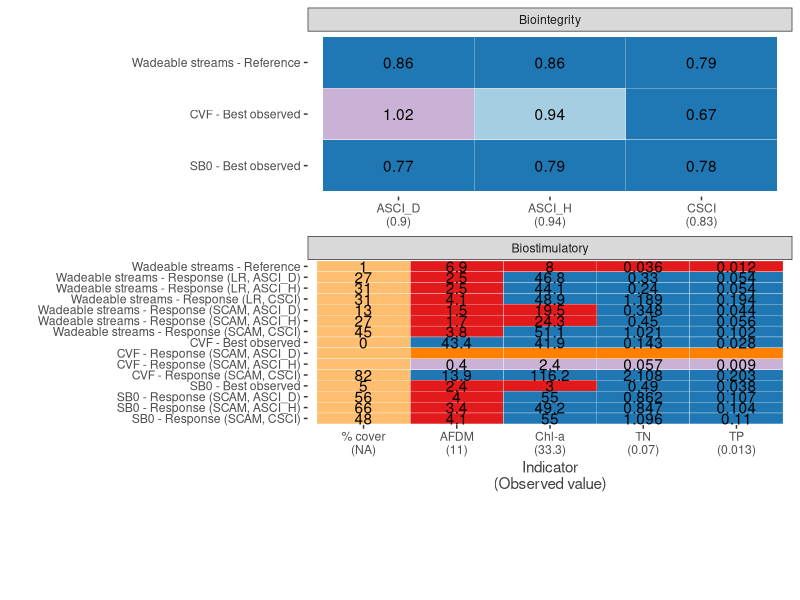
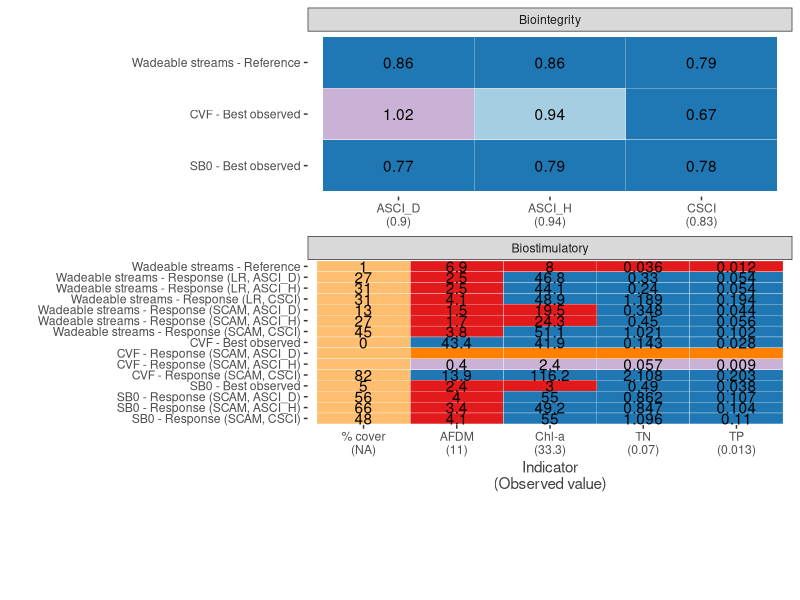

The R script that drew these images, in order: (Note: this script raises an error after producing the figures.)
library(tidyverse)

##########Load threshold table##########
thresh_df<-read_csv("Data/mod_channel_thresholds.csv") %>%
  mutate(Class = factor(Class, levels=c("Wadeable streams","RFI-N","RFI-S","CVF","HB","SB2","SB1","SB0","CC")),
         Approach = factor(Approach, levels=c("Reference","Best observed","Response")),
         Response_model_form = factor(Response_model_form, levels=c("LR","SCAM")),
         Response_model_index = factor(Response_model_index, levels=c("ASCI_D","ASCI_H","CSCI")),
         Approach4 = case_when(Approach!="Response"~paste0(Class," - ",Approach),
                               Approach=="Response"~paste0(Class," - ",Approach," (",Response_model_form,", ", Response_model_index,")"),
                               T~"OTHER")
  ) %>%
  arrange(Class,
          Approach,
          Response_model_form,
          Response_model_index) 

##########Get User Inputs##########
#####Input observations#####
#Example user input from Elder Creek
obs_df<- tibble(
  Indicator=c("CSCI","ASCI_D","ASCI_H",
              "TN","TP","Chl-a","AFDM","% cover"),
  Observed_value = c(0.39, 0.97, 1.02,
                     0.79, 1.03, 13.26, 9.2, NA_real_)
)

#Example user input from Magpie Creek
obs_df<- tibble(
  Indicator=c("CSCI","ASCI_D","ASCI_H",
              "TN","TP","Chl-a","AFDM","% cover"),
  Observed_value = c(0.21, 0.92, 0.82,
                     0.64, 0.20, 154, 83, 41)
)

#Example user input from Pine Creek
obs_df<- tibble(
  Indicator=c("CSCI","ASCI_D","ASCI_H",
              "TN","TP","Chl-a","AFDM","% cover"),
  Observed_value = c(0.83, 0.9, 0.94,
                     0.07, 0.013, 33.3, 11, NA_real_)
)

#####Input Classes#####
#Get relevant classes from user
applicable_classes<-c("Wadeable streams", #Always
                      "CVF", #optional
                      "SB0") #optional

applicable_classes %in% thresh_df$Class

#####Input Stringency#####
#Get stringency from user
stringency_user<-c("Intermediate")



##########Prepare data##########
my_thresh_df<-thresh_df %>%
  filter(Class %in%applicable_classes) %>%
  filter(Stringency %in% stringency_user) %>%
  inner_join(obs_df) %>%
  mutate(Threshold_pass = case_when(
    is.na(Observed_value)~"No data",
    is.na(Threshold_value)~"No threshold identified",
    Indicator_Type == "Biointegrity" & Threshold_value > Observed_value & is.na(Flag) ~ "Fails",
    Indicator_Type == "Biointegrity" & Threshold_value <= Observed_value & is.na(Flag) ~ "Passes",
    Indicator_Type == "Biointegrity" & Threshold_value > Observed_value & !is.na(Flag) ~ "Fails but flagged",
    Indicator_Type == "Biointegrity" & Threshold_value <= Observed_value & !is.na(Flag) ~ "Passes flagged",
    
    Indicator_Type == "Biostimulatory" & Threshold_value < Observed_value & is.na(Flag) ~ "Fails",
    Indicator_Type == "Biostimulatory" & Threshold_value >= Observed_value & is.na(Flag) ~ "Passes",
    Indicator_Type == "Biostimulatory" & Threshold_value < Observed_value & !is.na(Flag) ~ "Fails but flagged",
    Indicator_Type == "Biostimulatory" & Threshold_value >= Observed_value & !is.na(Flag) ~ "Passes flagged",
    
    T~"Other"),
    obs_label = paste0(Indicator,"\n(",Observed_value,")")
  )
my_thresh_df$Threshold_pass<-factor(my_thresh_df$Threshold_pass,
                                    levels=c("Passes","Passes flagged",
                                             "Fails","Fails but flagged",
                                             "No threshold identified",
                                             "No data"))

my_thresh_df$Approach4<-factor(my_thresh_df$Approach4, 
                               levels = my_thresh_df$Approach4 %>%
                                 unique() %>%
                                 rev())





assessment_plot<-ggplot(data=my_thresh_df, 
       aes(x=obs_label, y=Approach4))+
  geom_tile(aes(fill=Threshold_pass), color="white")+
  geom_text(aes(label=Threshold_value))+
  facet_wrap(~Indicator_Type, ncol=1, scales="free", drop = T)+
  # facet_grid(Indicator_Type~.,  scales="free", drop = T, space="free")+
  # scale_fill_manual(values=c("#1f78b4", "#a6cee3","#e31a1c","#fb9a99","#ff7f00","#fdbf6f"), name="Threshold")+
  scale_fill_manual(values=c("#1f78b4", "#a6cee3","#e31a1c","#cab2d6","#ff7f00","#fdbf6f"), name="Threshold", drop=F)+
  ylab("")+
  xlab("Indicator\n(Observed value)")+
  theme_bw()+
  theme(legend.position = "bottom",
        panel.grid = element_blank(),
        panel.border = element_blank(),
        axis.title.x = element_text(color="gray25"))

library(cowplot)
assessment_plot_cow<-cowplot::plot_grid(assessment_plot +
                     theme(legend.position = "none"),
                   cowplot::get_legend(assessment_plot),
                   nrow=2, rel_heights=c(1,.2))
assessment_plot_cow
ggsave(assessment_plot_cow, filename="Figures/assessment_plot_PINE.jpg", dpi=300, height=7.5, width=6.5)



##########Add custom thresholds##########
FindThresholds(goal=.6, index="CSCI")
thresh_df %>% filter(Response_model_form=="SCAM")
#Get Index, Goal, and Class Name
CustomThreshold<-function(goal_asci_d=NA_real_, goal_asci_h=NA_real_, goal_csci=NA_real_, class="Custom class"){
  asci_d_xdf=FindThresholds(goal=goal_asci_d, index = "ASCI_D") %>%
    transmute(Class=class,
              Class_fullname=class,
              Approach="Response",
              Response_model_form = "SCAM",
              Response_model_index= "ASCI_D",
              Response_model_goal=goal_asci_d,
              Response_model_detail=paste0("Additive model, 50% probability of attaining ASCI_D score above ",goal_asci_d,"."),
              Approach2="Response SCAM ASCI_D",
              Approach3=paste0("Response (SCAM) ASCI_D ",class),
              Stringency="Custom",
              Indicator_Type="Biostimulatory",
              Indicator=Stressor_brief,
              Threshold_value=Threshold_candidate,
              Approach4=paste0(class," - Response (SCAM, ASCI_D)")
              ) %>%
    bind_rows(
      tibble(
        Class=class,
        Class_fullname=class,
        Approach="User-specified",
        Response_model_form = NA_character_,
        Response_model_index= NA_character_,
        Response_model_goal=NA_real_,
        Response_model_detail=NA_character_,
        Approach2="User-specified",
        Approach3="User-specified",
        Stringency="Custom",
        Indicator_Type="Biointegrity",
        Indicator="ASCI_D",
        Threshold_value=goal_asci_d,
        Approach4="User-specified")
    )
  
  asci_h_xdf=FindThresholds(goal=goal_asci_h, index = "ASCI_H") %>%
    transmute(Class=class,
              Class_fullname=class,
              Approach="Response",
              Response_model_form = "SCAM",
              Response_model_index= "ASCI_H",
              Response_model_goal=goal_asci_h,
              Response_model_detail=paste0("Additive model, 50% probability of attaining ASCI_H score above ",goal_asci_h,"."),
              Approach2="Response SCAM ASCI_H",
              Approach3=paste0("Response (SCAM) ASCI_H ",class),
              Stringency="Custom",
              Indicator_Type="Biostimulatory",
              Indicator=Stressor_brief,
              Threshold_value=Threshold_candidate,
              Approach4=paste0(class," - Response (SCAM, ASCI_H)")
    ) %>%
    bind_rows(
      tibble(
        Class=class,
        Class_fullname=class,
        Approach="User-specified",
        Response_model_form = NA_character_,
        Response_model_index= NA_character_,
        Response_model_goal=NA_real_,
        Response_model_detail=NA_character_,
        Approach2="User-specified",
        Approach3="User-specified",
        Stringency="Custom",
        Indicator_Type="Biointegrity",
        Indicator="ASCI_H",
        Threshold_value=goal_asci_h,
        Approach4="User-specified")
    )
  
  csci_xdf=FindThresholds(goal=goal_asci_h, index = "CSCI") %>%
    transmute(Class=class,
              Class_fullname=class,
              Approach="Response",
              Response_model_form = "SCAM",
              Response_model_index= "CSCI",
              Response_model_goal=goal_asci_h,
              Response_model_detail=paste0("Additive model, 50% probability of attaining CSCI score above ",goal_csci,"."),
              Approach2="Response SCAM CSCI",
              Approach3=paste0("Response (SCAM) CSCI ",class),
              Stringency="Custom",
              Indicator_Type="Biostimulatory",
              Indicator=Stressor_brief,
              Threshold_value=Threshold_candidate,
              Approach4=paste0(class," - Response (SCAM, CSCI)")
    ) %>%
    bind_rows(
      tibble(
        Class=class,
        Class_fullname=class,
        Approach="User-specified",
        Response_model_form = NA_character_,
        Response_model_index= NA_character_,
        Response_model_goal=NA_real_,
        Response_model_detail=NA_character_,
        Approach2="User-specified",
        Approach3="User-specified",
        Stringency="Custom",
        Indicator_Type="Biointegrity",
        Indicator="CSCI",
        Threshold_value=goal_csci,
        Approach4="User-specified")
    )
      
  bind_rows(asci_d_xdf ,asci_h_xdf, csci_xdf)
  
}
thresh_df %>%
  bind_rows(CustomThreshold(goal_asci_d = .7,goal_asci_h=.8, goal_csci=.9)) %>%
  filter(Class=="Custom class")
